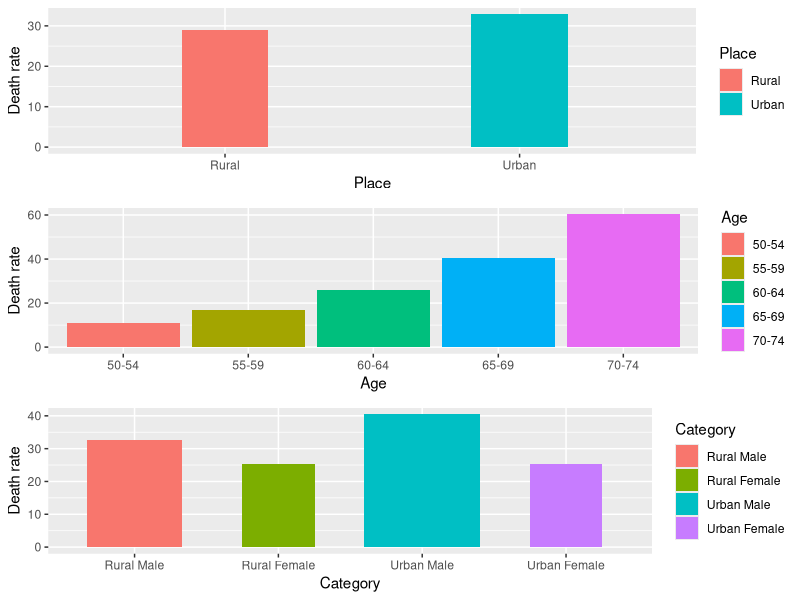
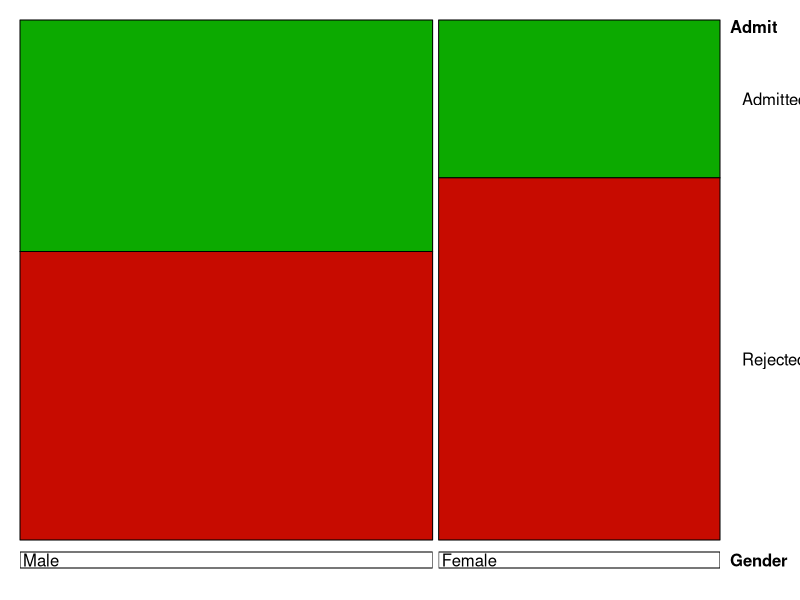
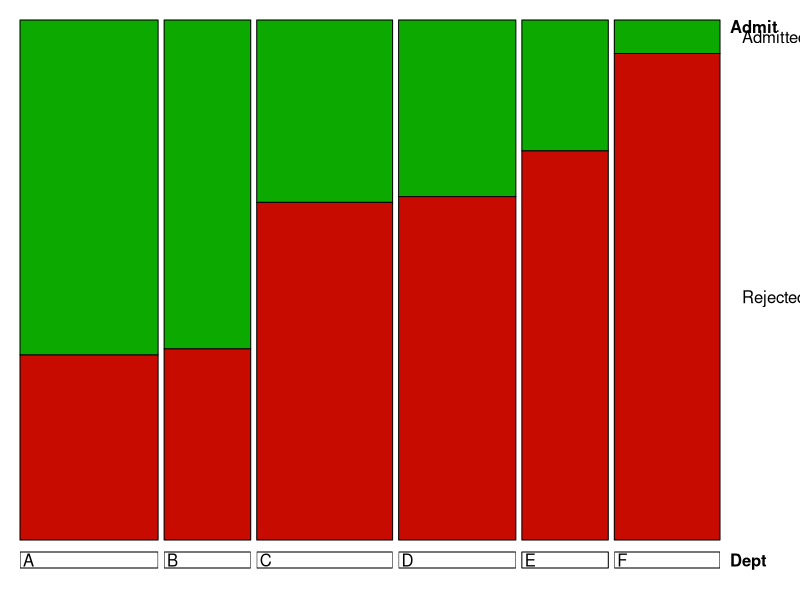
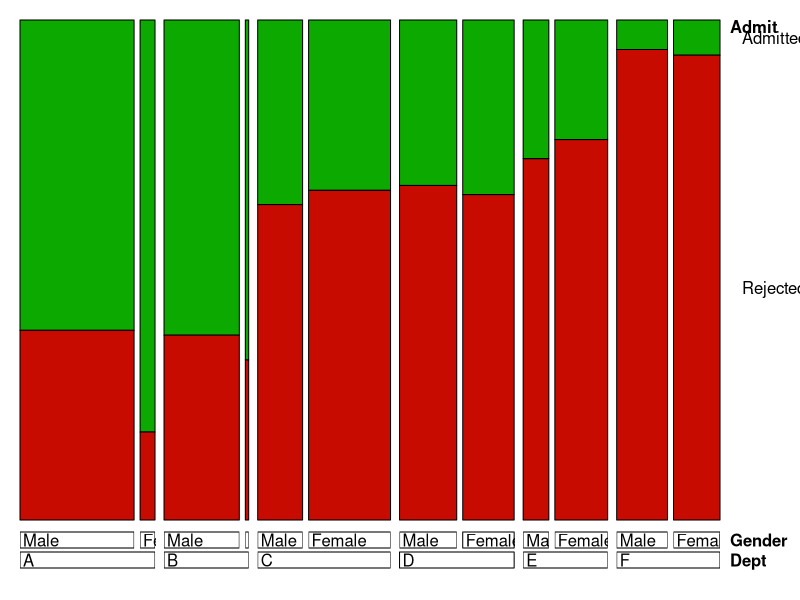
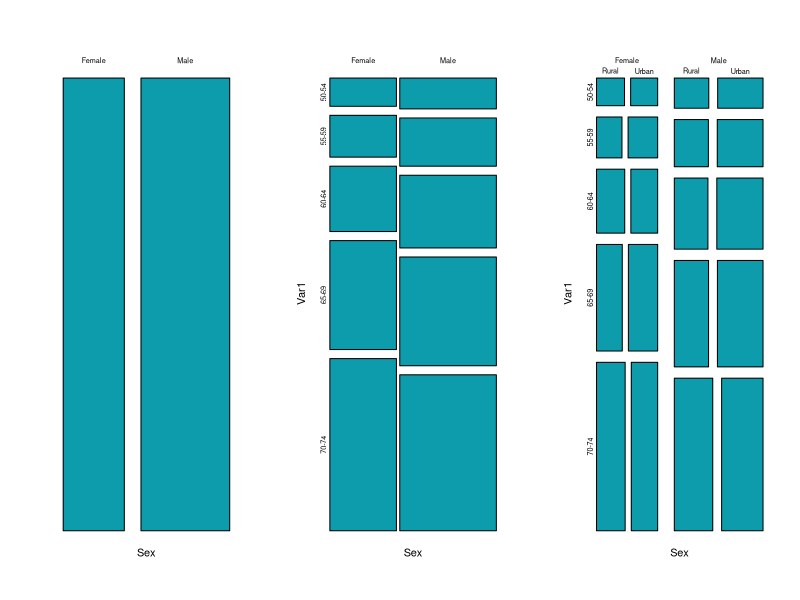

The R script that drew these images, in order:
## ---- chunk 1
library("gridExtra")
library("ggplot2")
library("vcd")
library("vcdExtra")
require(lattice)
## ---- chunk 2
VADeathRate <- as.data.frame.table(VADeaths)

#Grouping data based on age

ageGrouping <- aggregate(VADeathRate$Freq, by=list(Age=VADeathRate$Var1), FUN=mean)

#Grouping data based on category

catGrouping <- aggregate(VADeathRate$Freq, by=list(Category=VADeathRate$Var2), FUN=mean)

#Grouping data based on region

type1Grouping <- aggregate(VADeathRate$Freq, by=list(gender=VADeathRate$Var2), FUN=mean)
type1Grouping$Place <- c("Rural", "Rural", "Urban", "Urban")
placeGrouping <- aggregate(type1Grouping$x, by=list(Place=type1Grouping$Place), FUN=mean)

## ---- chunk 3
#Plotting different results

p1 <- ggplot(placeGrouping, aes(Place, x, fill=Place, width=x*0.01)) +
  
  geom_bar(stat="identity") +
  ylab("Death rate")

p2 <- ggplot(ageGrouping, aes(Age, x, fill = Age)) +
  
  geom_bar(stat="identity") +
  ylab("Death rate")



p3 <- ggplot(catGrouping, aes(Category, x, fill=Category, width=x*0.02)) +
  geom_bar(stat="identity") +
  geom_col(position = "dodge") +
  ylab("Death rate")


grid.arrange(p1, p2, p3)

## ---- chunk 4
#incoming pie chart

## ---- chunk 5
uniAdmission <- as.data.frame.table(UCBAdmissions)

#Admission depending on gender
doubledecker(Admit ~ Gender, data = UCBAdmissions,
             gp = gpar(fill = c("#0caa00","#c70b00")))
#Admission depending on dept
doubledecker(Admit ~ Dept, data = UCBAdmissions,
             gp = gpar(fill = c("#0caa00","#c70b00")))
#Admission depending on dept and gender
doubledecker(Admit ~ Dept + Gender, data = UCBAdmissions, gp = gpar(fill = c("#0caa00","#c70b00")))
## ---- chunk 6
#Death rates mosaics
addedCols <- VADeathRate
addedCols$Place <- c("Rural", "Rural", "Rural", "Rural", "Rural", "Rural", "Rural", "Rural", "Rural", "Rural", "Urban", "Urban", "Urban", "Urban", "Urban", "Urban", "Urban", "Urban", "Urban", "Urban")
addedCols$Sex <- c("Male", "Male", "Male", "Male", "Male", "Female", "Female", "Female", "Female", "Female", "Male", "Male", "Male", "Male", "Male", "Female", "Female", "Female", "Female", "Female")
par(mfrow=c(1,3))
m1 <- mosaicplot(xtabs(Freq ~ Sex, data=addedCols), main="", color = "#0c9cac", border = "black")
m2 <- mosaicplot(xtabs(Freq ~ Sex + Var1, data=addedCols),main="", color = "#0c9cac", border = "black")
m3 <- mosaicplot(xtabs(Freq ~ Sex + Var1 + Place, data=addedCols),main="", color = "#0c9cac", border = "black")
